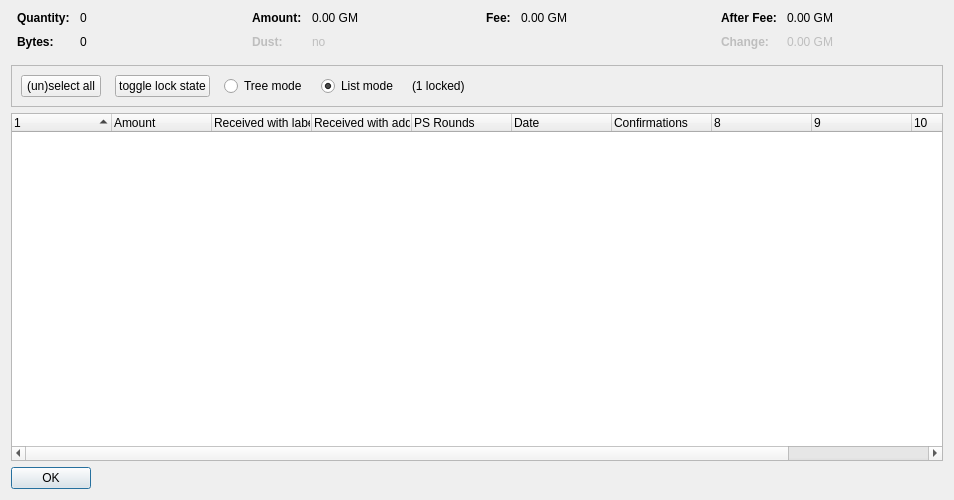
<?xml version="1.0" encoding="UTF-8"?>
<ui version="4.0">
 <class>CoinControlDialog</class>
 <widget class="QDialog" name="CoinControlDialog">
  <property name="geometry">
   <rect>
    <x>0</x>
    <y>0</y>
    <width>954</width>
    <height>500</height>
   </rect>
  </property>
  <property name="windowTitle">
   <string>Coin Selection</string>
  </property>
  <layout class="QVBoxLayout" name="verticalLayout">
   <item>
    <layout class="QHBoxLayout" name="horizontalLayoutTop" stretch="0,0,0,0">
     <property name="topMargin">
      <number>0</number>
     </property>
     <property name="bottomMargin">
      <number>10</number>
     </property>
     <item>
      <layout class="QFormLayout" name="formLayoutCoinControl1">
       <property name="horizontalSpacing">
        <number>10</number>
       </property>
       <property name="verticalSpacing">
        <number>10</number>
       </property>
       <property name="leftMargin">
        <number>6</number>
       </property>
       <property name="rightMargin">
        <number>6</number>
       </property>
       <item row="0" column="0">
        <widget class="QLabel" name="labelCoinControlQuantityText">
         <property name="font">
          <font>
           <weight>75</weight>
           <bold>true</bold>
          </font>
         </property>
         <property name="text">
          <string>Quantity:</string>
         </property>
        </widget>
       </item>
       <item row="0" column="1">
        <widget class="QLabel" name="labelCoinControlQuantity">
         <property name="cursor">
          <cursorShape>IBeamCursor</cursorShape>
         </property>
         <property name="contextMenuPolicy">
          <enum>Qt::ActionsContextMenu</enum>
         </property>
         <property name="text">
          <string notr="true">0</string>
         </property>
         <property name="textInteractionFlags">
          <set>Qt::LinksAccessibleByMouse|Qt::TextSelectableByKeyboard|Qt::TextSelectableByMouse</set>
         </property>
        </widget>
       </item>
       <item row="1" column="0">
        <widget class="QLabel" name="labelCoinControlBytesText">
         <property name="font">
          <font>
           <weight>75</weight>
           <bold>true</bold>
          </font>
         </property>
         <property name="text">
          <string>Bytes:</string>
         </property>
        </widget>
       </item>
       <item row="1" column="1">
        <widget class="QLabel" name="labelCoinControlBytes">
         <property name="cursor">
          <cursorShape>IBeamCursor</cursorShape>
         </property>
         <property name="contextMenuPolicy">
          <enum>Qt::ActionsContextMenu</enum>
         </property>
         <property name="text">
          <string notr="true">0</string>
         </property>
         <property name="textInteractionFlags">
          <set>Qt::LinksAccessibleByMouse|Qt::TextSelectableByKeyboard|Qt::TextSelectableByMouse</set>
         </property>
        </widget>
       </item>
      </layout>
     </item>
     <item>
      <layout class="QFormLayout" name="formLayoutCoinControl2">
       <property name="horizontalSpacing">
        <number>10</number>
       </property>
       <property name="verticalSpacing">
        <number>10</number>
       </property>
       <property name="leftMargin">
        <number>6</number>
       </property>
       <property name="rightMargin">
        <number>6</number>
       </property>
       <item row="0" column="0">
        <widget class="QLabel" name="labelCoinControlAmountText">
         <property name="font">
          <font>
           <weight>75</weight>
           <bold>true</bold>
          </font>
         </property>
         <property name="text">
          <string>Amount:</string>
         </property>
        </widget>
       </item>
       <item row="0" column="1">
        <widget class="QLabel" name="labelCoinControlAmount">
         <property name="cursor">
          <cursorShape>IBeamCursor</cursorShape>
         </property>
         <property name="contextMenuPolicy">
          <enum>Qt::ActionsContextMenu</enum>
         </property>
         <property name="text">
          <string notr="true">0.00 GM</string>
         </property>
         <property name="textInteractionFlags">
          <set>Qt::LinksAccessibleByMouse|Qt::TextSelectableByKeyboard|Qt::TextSelectableByMouse</set>
         </property>
        </widget>
       </item>
       <item row="1" column="0">
        <widget class="QLabel" name="labelCoinControlLowOutputText">
         <property name="enabled">
          <bool>false</bool>
         </property>
         <property name="font">
          <font>
           <weight>75</weight>
           <bold>true</bold>
          </font>
         </property>
         <property name="text">
          <string>Dust:</string>
         </property>
        </widget>
       </item>
       <item row="1" column="1">
        <widget class="QLabel" name="labelCoinControlLowOutput">
         <property name="enabled">
          <bool>false</bool>
         </property>
         <property name="cursor">
          <cursorShape>IBeamCursor</cursorShape>
         </property>
         <property name="contextMenuPolicy">
          <enum>Qt::ActionsContextMenu</enum>
         </property>
         <property name="text">
          <string notr="true">no</string>
         </property>
         <property name="textInteractionFlags">
          <set>Qt::LinksAccessibleByMouse|Qt::TextSelectableByKeyboard|Qt::TextSelectableByMouse</set>
         </property>
        </widget>
       </item>
      </layout>
     </item>
     <item>
      <layout class="QFormLayout" name="formLayoutCoinControl3">
       <property name="horizontalSpacing">
        <number>10</number>
       </property>
       <property name="verticalSpacing">
        <number>10</number>
       </property>
       <property name="leftMargin">
        <number>6</number>
       </property>
       <property name="rightMargin">
        <number>6</number>
       </property>
       <item row="0" column="0">
        <widget class="QLabel" name="labelCoinControlFeeText">
         <property name="font">
          <font>
           <weight>75</weight>
           <bold>true</bold>
          </font>
         </property>
         <property name="text">
          <string>Fee:</string>
         </property>
        </widget>
       </item>
       <item row="0" column="1">
        <widget class="QLabel" name="labelCoinControlFee">
         <property name="cursor">
          <cursorShape>IBeamCursor</cursorShape>
         </property>
         <property name="contextMenuPolicy">
          <enum>Qt::ActionsContextMenu</enum>
         </property>
         <property name="text">
          <string notr="true">0.00 GM</string>
         </property>
         <property name="textInteractionFlags">
          <set>Qt::LinksAccessibleByMouse|Qt::TextSelectableByKeyboard|Qt::TextSelectableByMouse</set>
         </property>
        </widget>
       </item>
      </layout>
     </item>
     <item>
      <layout class="QFormLayout" name="formLayoutCoinControl4">
       <property name="horizontalSpacing">
        <number>10</number>
       </property>
       <property name="verticalSpacing">
        <number>10</number>
       </property>
       <property name="leftMargin">
        <number>6</number>
       </property>
       <property name="rightMargin">
        <number>6</number>
       </property>
       <item row="0" column="0">
        <widget class="QLabel" name="labelCoinControlAfterFeeText">
         <property name="font">
          <font>
           <weight>75</weight>
           <bold>true</bold>
          </font>
         </property>
         <property name="text">
          <string>After Fee:</string>
         </property>
        </widget>
       </item>
       <item row="0" column="1">
        <widget class="QLabel" name="labelCoinControlAfterFee">
         <property name="cursor">
          <cursorShape>IBeamCursor</cursorShape>
         </property>
         <property name="contextMenuPolicy">
          <enum>Qt::ActionsContextMenu</enum>
         </property>
         <property name="text">
          <string notr="true">0.00 GM</string>
         </property>
         <property name="textInteractionFlags">
          <set>Qt::LinksAccessibleByMouse|Qt::TextSelectableByKeyboard|Qt::TextSelectableByMouse</set>
         </property>
        </widget>
       </item>
       <item row="1" column="0">
        <widget class="QLabel" name="labelCoinControlChangeText">
         <property name="enabled">
          <bool>false</bool>
         </property>
         <property name="font">
          <font>
           <weight>75</weight>
           <bold>true</bold>
          </font>
         </property>
         <property name="text">
          <string>Change:</string>
         </property>
        </widget>
       </item>
       <item row="1" column="1">
        <widget class="QLabel" name="labelCoinControlChange">
         <property name="enabled">
          <bool>false</bool>
         </property>
         <property name="cursor">
          <cursorShape>IBeamCursor</cursorShape>
         </property>
         <property name="contextMenuPolicy">
          <enum>Qt::ActionsContextMenu</enum>
         </property>
         <property name="text">
          <string notr="true">0.00 GM</string>
         </property>
         <property name="textInteractionFlags">
          <set>Qt::LinksAccessibleByMouse|Qt::TextSelectableByKeyboard|Qt::TextSelectableByMouse</set>
         </property>
        </widget>
       </item>
      </layout>
     </item>
    </layout>
   </item>
   <item>
    <widget class="QFrame" name="frame">
     <property name="minimumSize">
      <size>
       <width>0</width>
       <height>40</height>
      </size>
     </property>
     <property name="frameShape">
      <enum>QFrame::StyledPanel</enum>
     </property>
     <property name="frameShadow">
      <enum>QFrame::Sunken</enum>
     </property>
     <layout class="QHBoxLayout" name="horizontalLayout">
      <item>
       <layout class="QHBoxLayout" name="horizontalLayoutPanel" stretch="0,0,0,0,0,0">
        <property name="spacing">
         <number>14</number>
        </property>
        <item>
         <widget class="QPushButton" name="pushButtonSelectAll">
          <property name="sizePolicy">
           <sizepolicy hsizetype="Maximum" vsizetype="Fixed">
            <horstretch>0</horstretch>
            <verstretch>0</verstretch>
           </sizepolicy>
          </property>
          <property name="text">
           <string>(un)select all</string>
          </property>
          <property name="autoDefault">
           <bool>false</bool>
          </property>
         </widget>
        </item>
        <item>
         <widget class="QPushButton" name="pushButtonToggleLock">
          <property name="sizePolicy">
           <sizepolicy hsizetype="Maximum" vsizetype="Fixed">
            <horstretch>0</horstretch>
            <verstretch>0</verstretch>
           </sizepolicy>
          </property>
          <property name="text">
           <string>toggle lock state</string>
          </property>
          <property name="autoDefault">
           <bool>false</bool>
          </property>
         </widget>
        </item>
        <item>
         <widget class="QRadioButton" name="radioTreeMode">
          <property name="sizePolicy">
           <sizepolicy hsizetype="Maximum" vsizetype="Fixed">
            <horstretch>0</horstretch>
            <verstretch>0</verstretch>
           </sizepolicy>
          </property>
          <property name="text">
           <string>Tree mode</string>
          </property>
         </widget>
        </item>
        <item>
         <widget class="QRadioButton" name="radioListMode">
          <property name="sizePolicy">
           <sizepolicy hsizetype="Maximum" vsizetype="Fixed">
            <horstretch>0</horstretch>
            <verstretch>0</verstretch>
           </sizepolicy>
          </property>
          <property name="text">
           <string>List mode</string>
          </property>
          <property name="checked">
           <bool>true</bool>
          </property>
         </widget>
        </item>
        <item>
         <widget class="QLabel" name="labelLocked">
          <property name="text">
           <string>(1 locked)</string>
          </property>
         </widget>
        </item>
        <item>
         <spacer name="horizontalSpacer">
          <property name="orientation">
           <enum>Qt::Horizontal</enum>
          </property>
          <property name="sizeHint" stdset="0">
           <size>
            <width>40</width>
            <height>20</height>
           </size>
          </property>
         </spacer>
        </item>
       </layout>
      </item>
     </layout>
    </widget>
   </item>
   <item>
    <widget class="CoinControlTreeWidget" name="treeWidget">
     <property name="contextMenuPolicy">
      <enum>Qt::CustomContextMenu</enum>
     </property>
     <property name="sortingEnabled">
      <bool>false</bool>
     </property>
     <property name="columnCount">
      <number>11</number>
     </property>
     <attribute name="headerShowSortIndicator" stdset="0">
      <bool>true</bool>
     </attribute>
     <attribute name="headerStretchLastSection">
      <bool>false</bool>
     </attribute>
     <column>
      <property name="text">
       <string/>
      </property>
     </column>
     <column>
      <property name="text">
       <string>Amount</string>
      </property>
     </column>
     <column>
      <property name="text">
       <string>Received with label</string>
      </property>
     </column>
     <column>
      <property name="text">
       <string>Received with address</string>
      </property>
     </column>
     <column>
      <property name="text">
       <string>PS Rounds</string>
      </property>
     </column>
     <column>
      <property name="text">
       <string>Date</string>
      </property>
     </column>
     <column>
      <property name="text">
       <string>Confirmations</string>
      </property>
      <property name="toolTip">
       <string>Confirmed</string>
      </property>
     </column>
     <column>
      <property name="text">
       <string/>
      </property>
     </column>
     <column>
      <property name="text">
       <string/>
      </property>
     </column>
     <column>
      <property name="text">
       <string/>
      </property>
     </column>
     <column>
      <property name="text">
       <string/>
      </property>
     </column>
    </widget>
   </item>
   <item>
    <widget class="QDialogButtonBox" name="buttonBox">
     <property name="sizePolicy">
      <sizepolicy hsizetype="Maximum" vsizetype="Fixed">
       <horstretch>0</horstretch>
       <verstretch>0</verstretch>
      </sizepolicy>
     </property>
     <property name="orientation">
      <enum>Qt::Horizontal</enum>
     </property>
     <property name="standardButtons">
      <set>QDialogButtonBox::Ok</set>
     </property>
    </widget>
   </item>
  </layout>
 </widget>
 <customwidgets>
  <customwidget>
   <class>CoinControlTreeWidget</class>
   <extends>QTreeWidget</extends>
   <header>coincontroltreewidget.h</header>
  </customwidget>
 </customwidgets>
 <resources/>
 <connections/>
</ui>
